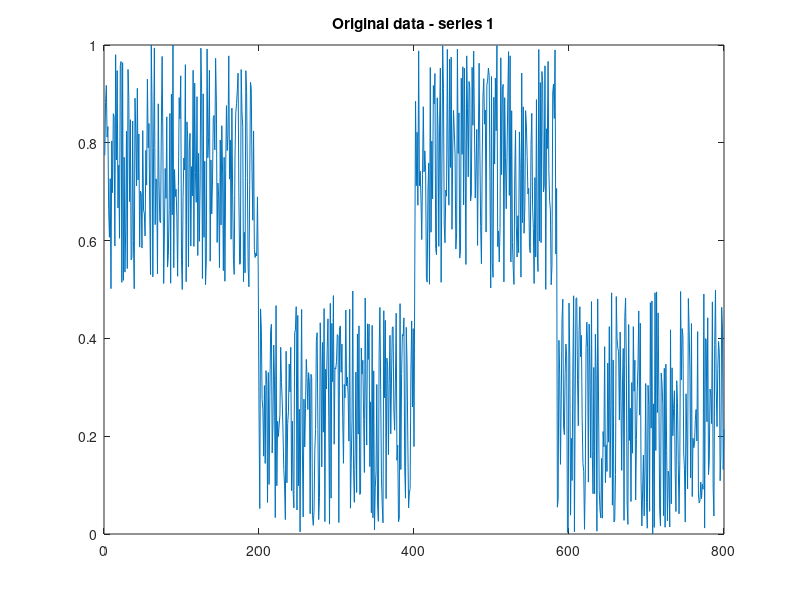

This figure's MATLAB source: (Note: this script raises an error after producing the figure.)
% A demonstration of the HMM software using the 'Likelihood' observation
% model. There are K=2 time series where EACH TIME SERIES IS THE 
% LIKELIHOOD OF THE DATA GIVEN THAT STATE - in effect there is 
% no observation model; the likelihood of each data point is simply
% set to the value of each data point.

load demlike

figure
plot(pp_t(:,1));
title('Original data - series 1');

disp('The plot shows the likelihood of data given state/class 1');
disp(' ');
disp('Press a key to train up an HMM');
disp(' ');
pause

Xseries=pp_t;
hmm.K=2;

hmm.obsmodel='LIKE';
hmm.train.obsupdate=0;
hmm.train.init=1;   % We've already initialised (nothing to do anyway)

T=size(Xseries,1);

% Train HMM
hmm=hmmtrain(Xseries,T,hmm);

[block,LL]=hmmdecode(Xseries,T,hmm);
        
% Find most likely hidden state sequence using Viterbi method
figure
plot(block(1).q_star);
axis([0 800 0 3]);
title('Viterbi decoding');

disp('State transition matrix is:');
hmm.P


disp('The Viterbi decoding plot shows that the time series');
disp('has been correctly partitioned.');
